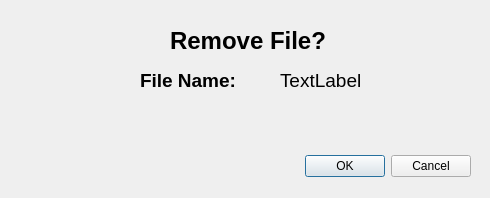
<?xml version="1.0" encoding="UTF-8"?>
<ui version="4.0">
 <class>Dialog</class>
 <widget class="QDialog" name="Dialog">
  <property name="geometry">
   <rect>
    <x>0</x>
    <y>0</y>
    <width>490</width>
    <height>198</height>
   </rect>
  </property>
  <property name="windowTitle">
   <string>Dialog</string>
  </property>
  <widget class="QDialogButtonBox" name="buttonBox">
   <property name="geometry">
    <rect>
     <x>130</x>
     <y>150</y>
     <width>341</width>
     <height>32</height>
    </rect>
   </property>
   <property name="orientation">
    <enum>Qt::Horizontal</enum>
   </property>
   <property name="standardButtons">
    <set>QDialogButtonBox::Cancel|QDialogButtonBox::Ok</set>
   </property>
  </widget>
  <widget class="QLabel" name="label">
   <property name="geometry">
    <rect>
     <x>170</x>
     <y>30</y>
     <width>241</width>
     <height>21</height>
    </rect>
   </property>
   <property name="font">
    <font>
     <pointsize>18</pointsize>
     <weight>75</weight>
     <bold>true</bold>
    </font>
   </property>
   <property name="text">
    <string>Remove File?</string>
   </property>
  </widget>
  <widget class="QLabel" name="label_2">
   <property name="geometry">
    <rect>
     <x>140</x>
     <y>70</y>
     <width>131</width>
     <height>21</height>
    </rect>
   </property>
   <property name="font">
    <font>
     <pointsize>14</pointsize>
     <weight>75</weight>
     <bold>true</bold>
    </font>
   </property>
   <property name="text">
    <string>File Name:</string>
   </property>
  </widget>
  <widget class="QLabel" name="fileNameLabel">
   <property name="geometry">
    <rect>
     <x>280</x>
     <y>70</y>
     <width>201</width>
     <height>21</height>
    </rect>
   </property>
   <property name="font">
    <font>
     <pointsize>14</pointsize>
    </font>
   </property>
   <property name="text">
    <string>TextLabel</string>
   </property>
  </widget>
  <widget class="QLabel" name="deletewarninglbl">
   <property name="geometry">
    <rect>
     <x>30</x>
     <y>110</y>
     <width>441</width>
     <height>20</height>
    </rect>
   </property>
   <property name="text">
    <string/>
   </property>
  </widget>
 </widget>
 <resources/>
 <connections>
  <connection>
   <sender>buttonBox</sender>
   <signal>accepted()</signal>
   <receiver>Dialog</receiver>
   <slot>accept()</slot>
   <hints>
    <hint type="sourcelabel">
     <x>248</x>
     <y>254</y>
    </hint>
    <hint type="destinationlabel">
     <x>157</x>
     <y>274</y>
    </hint>
   </hints>
  </connection>
  <connection>
   <sender>buttonBox</sender>
   <signal>rejected()</signal>
   <receiver>Dialog</receiver>
   <slot>reject()</slot>
   <hints>
    <hint type="sourcelabel">
     <x>316</x>
     <y>260</y>
    </hint>
    <hint type="destinationlabel">
     <x>286</x>
     <y>274</y>
    </hint>
   </hints>
  </connection>
 </connections>
</ui>
